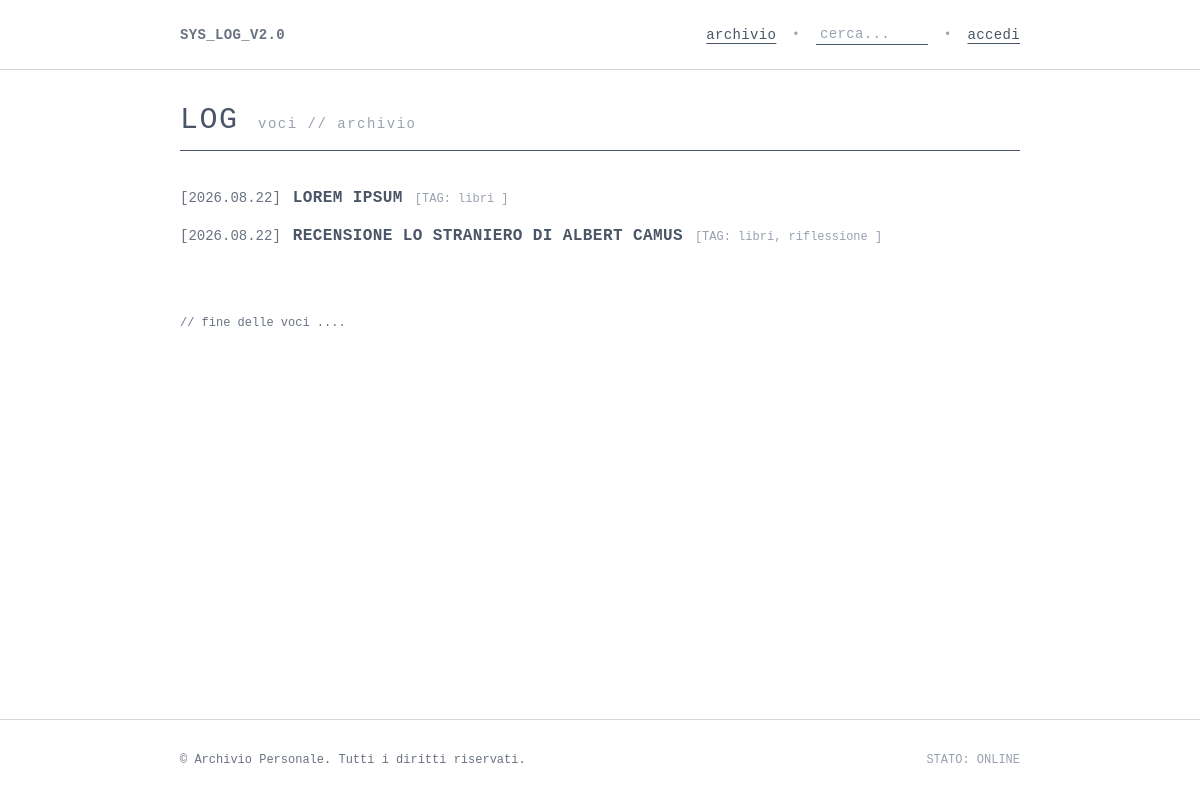
/, run on an earlier commit of the app's database.
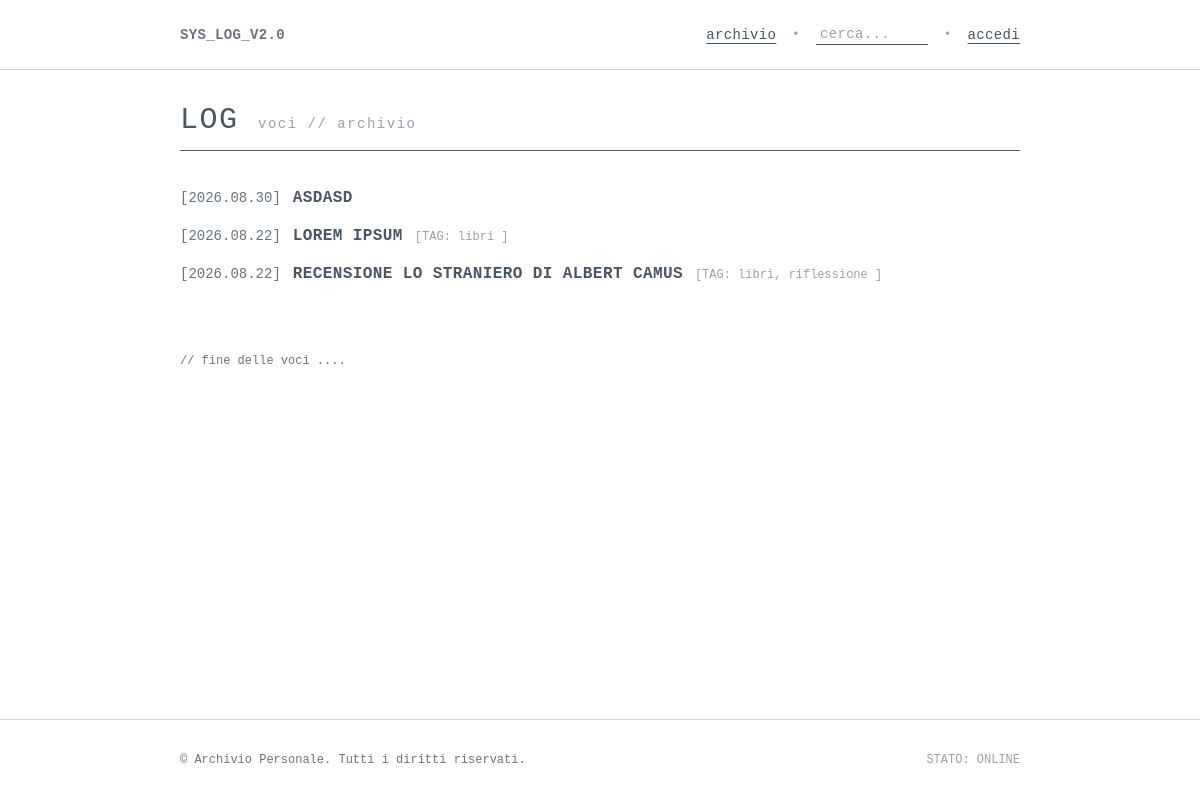
And on a later commit of the database.
### blog_app/models.py (models this page shows, shortened)
class Post(models.Model):
    author = models.ForeignKey(User, on_delete=models.CASCADE, related_name='posts')
    title = models.CharField(max_length=200)
    text = models.TextField()
    date = models.DateTimeField(auto_now_add=True)
    tags = models.ManyToManyField(Tag, related_name='posts', blank=True)
    likes = models.ManyToManyField(User, related_name='liked_posts', blank=True)
    class Meta:
        verbose_name_plural = 'posts'

class Tag(models.Model):
    name = models.CharField(max_length=50, unique=True)
    description = models.TextField(blank=True, null=True)
    class Meta:
        ordering = ['name']

### blog_app/views.py (the view)
# urls.py: path('', views.posts, name='index'),
def posts(request):
    posts = Post.objects.all().order_by('-date').prefetch_related('tags')
    context = {
        'posts': posts,
    }
    return render(request, 'blog_app/posts.html', context)

### blog_app/templates/blog_app/posts.html (shortened to what this page needs)
{% extends 'blog_app/base.html' %}
{% block content %}
<div class="flex flex-col sm:flex-row sm:items-baseline justify-between border-b border-gray-600 pb-3 mb-6 sm:mb-8 gap-3 sm:gap-4">
  <h1 class="text-2xl sm:text-3xl font-mono uppercase tracking-wider text-gray-600 break-words">
    LOG <span class="block sm:inline text-xs sm:text-sm font-normal lowercase text-gray-400 mt-1 sm:mt-0">voci // archivio</span>
  </h1>
</div>
<div class="space-y-3 sm:space-y-2 font-mono text-sm">
{% for post in posts %}
  <div class="flex flex-wrap items-baseline gap-x-2 sm:gap-x-3 gap-y-1 py-2 sm:py-1 border-b border-gray-100 sm:border-b-0">
    <span class="text-gray-500 font-mono text-xs sm:text-sm shrink-0">[{{ post.date|date:"Y.m.d" }}]</span>
    <a href="{% url 'blog_app:post' post.id %}" class="font-mono font-bold text-gray-600 hover:text-black hover:underline uppercase tracking-wide text-sm sm:text-base leading-snug break-words">
      {{ post.title }}
    </a>
    {% if post.tags.all %}
      <span class="text-xs text-gray-400 font-mono break-words">
        [TAG:
        {% for tag in post.tags.all %}
          <a href="{% url 'blog_app:tag' tag.id %}" class="hover:text-gray-500 hover:underline">{{ tag.name|lower }}</a>{% if not forloop.last %}, {% endif %}
        {% endfor %}
        ]
      </span>
    {% endif %}
  </div>
{% empty %}
  <p class="text-xs text-gray-500 italic">// nessun post registrato nell'archivio.</p>
{% endfor %}
</div>
<div class="mt-12 sm:mt-16 text-xs font-mono text-gray-500">
  // fine delle voci ....
</div>
{% endblock content %}

### blog_app/templates/blog_app/base.html (shortened to what this page needs)
{% load static %}
<!DOCTYPE html>
<html lang="it">
<head>
    <link rel="stylesheet" href="{% static 'css/output.css' %}">
</head>
<body class="font-mono bg-white text-gray-800 antialiased min-h-screen flex flex-col">
  <header class="w-full py-6 bg-transparent border-b border-gray-300">
    <div class="w-[70%] min-w-[320px] mx-auto">
      <nav class="flex items-center justify-between text-xs sm:text-sm tracking-wide">
        <div class="text-gray-500 font-bold uppercase">
          SYS_LOG_v2.0
        </div>
        <div class="hidden md:flex items-center space-x-4">
          <a href="{% url 'blog_app:posts' %}" class="underline underline-offset-4 text-gray-600 hover:text-black">
            archivio
          </a>
          <span class="text-xs text-gray-400 select-none">•</span>
          <form action="{% url 'blog_app:search' %}" method="get" class="inline-flex items-center">
            <input
              type="text"
              name="q"
              value="{{ request.GET.q }}"
              placeholder="cerca..."
              class="bg-transparent border-b border-gray-600 text-gray-700 placeholder-gray-400 text-xs sm:text-sm font-mono focus:outline-none w-28 focus:w-40 transition-all duration-200 px-1"
              required
            >
          </form>
          <span class="text-xs text-gray-400 select-none">•</span>
          {% if user.is_authenticated %}
            <a href="{% url 'blog_app:profile' user.username %}" class="underline underline-offset-4 text-gray-600 hover:text-black font-bold">
              profilo [@{{ user.username }}]
            </a>
            <span class="text-xs text-gray-400 select-none">•</span>
            <form action="{% url 'accounts:logout' %}" method="post" class="inline">
              {% csrf_token %}
              <button type="submit" class="underline underline-offset-4 text-gray-600 hover:text-black cursor-pointer">
                esci
              </button>
            </form>
          {% else %}
            <a href="{% url 'accounts:login' %}" class="underline underline-offset-4 text-gray-600 hover:text-black">
              accedi
            </a>
          {% endif %}
        </div>
      </nav>
    </div>
  </header>
  <main class="flex-grow w-[70%] min-w-[320px] mx-auto py-8">
    {% block content %}{% endblock content %}
  </main>
  <footer class="w-full border-t border-gray-300 mt-12">
    <div class="w-[70%] min-w-[320px] mx-auto py-8 text-xs text-gray-500 font-mono flex flex-wrap justify-between items-center gap-2">
      <div>
        &copy; Archivio Personale. Tutti i diritti riservati.
      </div>
      <div class="text-gray-400">
        STATO: ONLINE
      </div>
    </div>
  </footer>
</body>
</html>

What changed in the data, as far as the page shows it:
added Post: date "2026.08.30", title "ASDASD"
